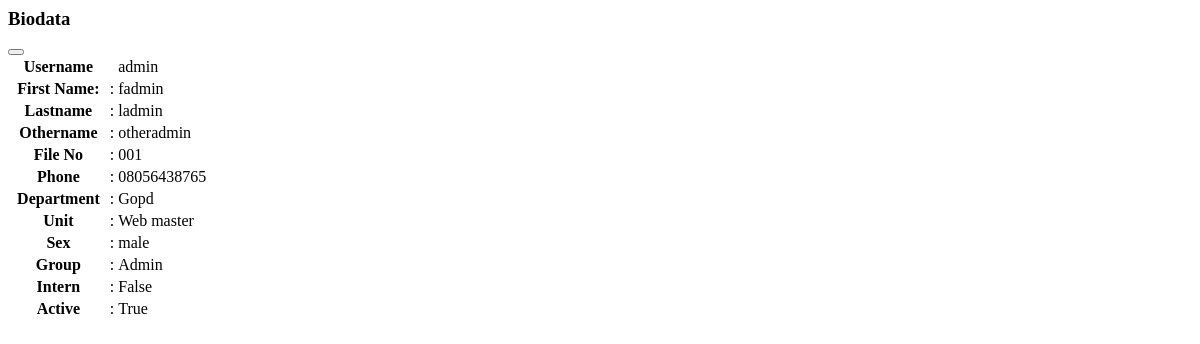
The page /staff_biodata/2/ (signed in) on the database as committed earlier.
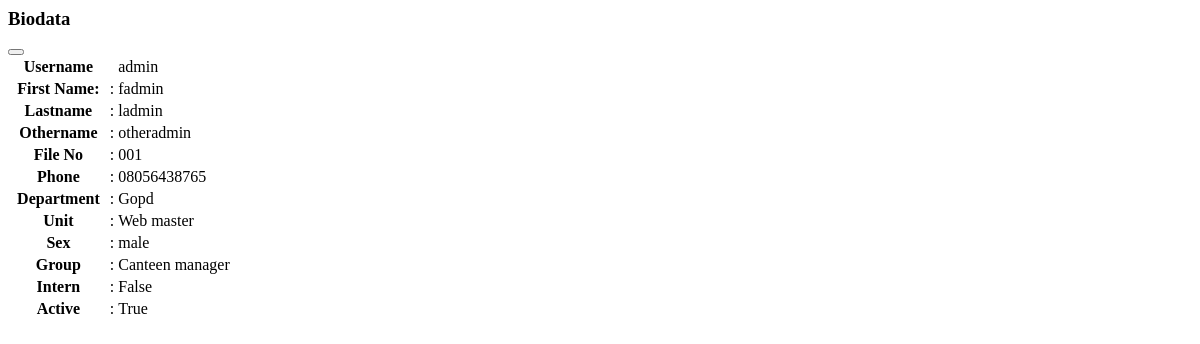
The same page on the database as committed later.
### accounts/models.py (models this page shows, shortened)
class User(AbstractUser):
    firstname = models.CharField(max_length=200)
    lastname = models.CharField(max_length=200)
    othername = models.CharField(max_length=100 ,blank=True,null=True)
    username = models.CharField(max_length=100, unique=True)  # Ensure username is unique
    file_no = models.CharField(unique=True, max_length=7)
    phone_number = models.CharField(max_length=11)
    department = models.ForeignKey(Department, on_delete=models.SET_NULL, null=True)
    unit = models.ForeignKey(Unit, on_delete=models.SET_NULL, null=True)
    gender = models.ForeignKey(Gender, on_delete=models.CASCADE)
    group = models.ForeignKey(UserGroup, on_delete=models.CASCADE, blank=True, null=True)
    is_intern = models.BooleanField(default=False)
    is_active = models.BooleanField(default=True)
    date_created = models.DateTimeField(auto_now_add=True)
    USERNAME_FIELD = 'username'
    REQUIRED_FIELDS = ['firstname', 'lastname', 'file_no', 'phone_number', 'department', 'unit']
    class Meta:
        verbose_name_plural = "User"

class UserGroup(models.Model):
    title = models.CharField(max_length=50)
    def __str__(self):
        return self.title

class Department(models.Model):
    title = models.CharField(max_length=50)
    class Meta:
        verbose_name_plural = "Department"
    def __str__(self):
        return self.title

class Unit(models.Model):
    title = models.CharField(max_length=50)
    department = models.ForeignKey(Department, on_delete=models.CASCADE)
    class Meta:
        verbose_name_plural = "Unit"
    def __str__(self):
        return self.title

class Gender(models.Model):
    title = models.CharField(max_length=50)
    class Meta:
        verbose_name_plural = "gender"
    def __str__(self):
        return self.title

### accounts/views.py (the view)
# urls.py: path('staff_biodata/<int:id>/', views.staff_biodata, name='staff_biodata'),
def staff_biodata(requuest,id):
    user = requuest.user
    user_id = User.objects.get(id=id)
    return render(requuest,'account/staff_biodata.html',{'user_id':user_id,'user':user})

### templates/account/staff_biodata.html
<div class="modal fade" id="profile" data-bs-backdrop="static" data-bs-keyboard="false" tabindex="-1" aria-labelledby="staticBackdropLabel" aria-hidden="true">
    <div class="modal-dialog modal-dialog-centered">
      <div class="modal-content bg-dark">
        <div class="modal-header text-light">
          <h3 class="text-primary text-center"> Biodata</h3>
          <button type="button" class="btn-close bg-primary" data-bs-dismiss="modal" aria-label="Close"></button>
        </div>
        <div class="modal-body">
            <div class="container wow fadeInUp" data-wow-delay="0.1s">
                    <div class="bg-dark d-flex align-items-center">
                      <div class="table table-responsive">
                        <table class="table table-bordered text-primary">
                          <tr>
                            <th width="30%">Username </th>
                            <td width="2%"></td>
                            <td>{{user.username}}</td>
                          </tr>
                          <tr>
                            <th width="30%">First Name:</th>
                            <td width="2%">:</td>
                            <td>{{user.firstname}}</td>
                          </tr>
                          <tr>
                            <th width="30%">Lastname</th>
                            <td width="2%">:</td>
                            <td>{{user.lastname}}</td>
                          </tr>
                          <tr>
                            <th width="30%">Othername</th>
                            <td width="2%">:</td>
                            <td>{{user.othername}}</td>
                          </tr>
                          <tr>
                            <th width="30%">File No</th>
                            <td width="2%">:</td>
                            <td>{{user.file_no}}</td>
                          </tr>
                          <tr>
                            <th width="30%">Phone</th>
                            <td width="2%">:</td>
                            <td>{{user.phone_number}}</td>
                          </tr>
                         <tr>
                            <th width="30%">Department</th>
                            <td width="2%">:</td>
                            <td>{{user.department}}</td>
                          </tr>
                          <tr>
                            <th width="30%">Unit</th>
                            <td width="2%">:</td>
                            <td>{{user.unit}}</td>
                          </tr>
                          <tr>
                            <th width="30%">Sex</th>
                            <td width="2%">:</td>
                            <td>{{user.gender}}</td>
                          </tr>
                          <tr>
                            <th width="30%">Group</th>
                            <td width="2%">:</td>
                            <td>{{user.group}}</td>
                          </tr>
                          <tr>
                            <th width="30%">Intern</th>
                            <td width="2%">:</td>
                            <td>{{user.is_intern}}</td>
                          </tr>
                          <tr>
                            <th width="30%">Active</th>
                            <td width="2%">:</td>
                            <td>{{user.is_active}}</td>
                          </tr>
                        </table>
                      </div>
                </div>
            </div>
        </div>
      </div>
    </div>
  </div>

Rows that differ between the two databases and show on the page:
changed User "admin": group "Admin" → "Canteen manager"
